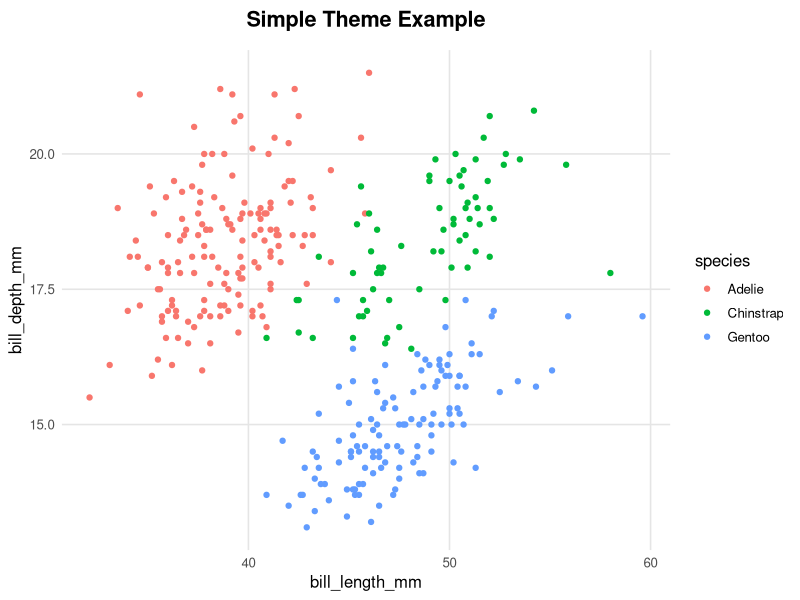
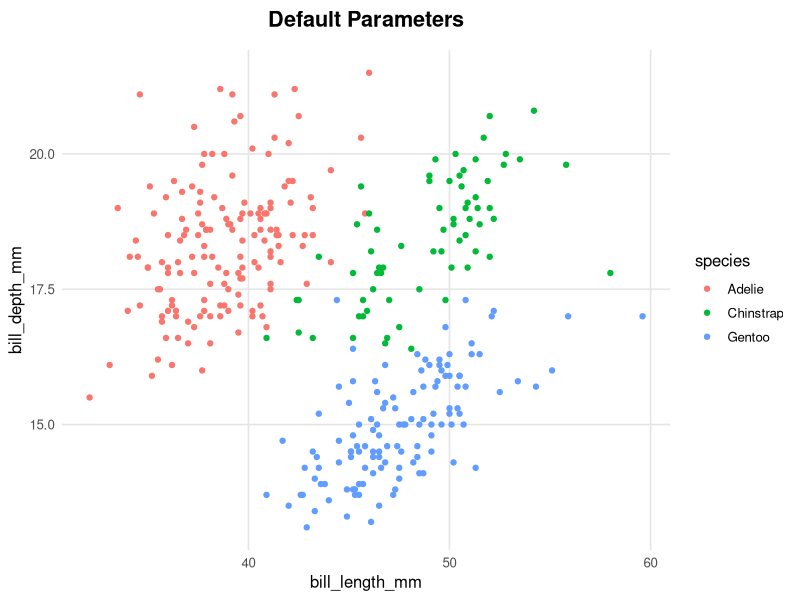
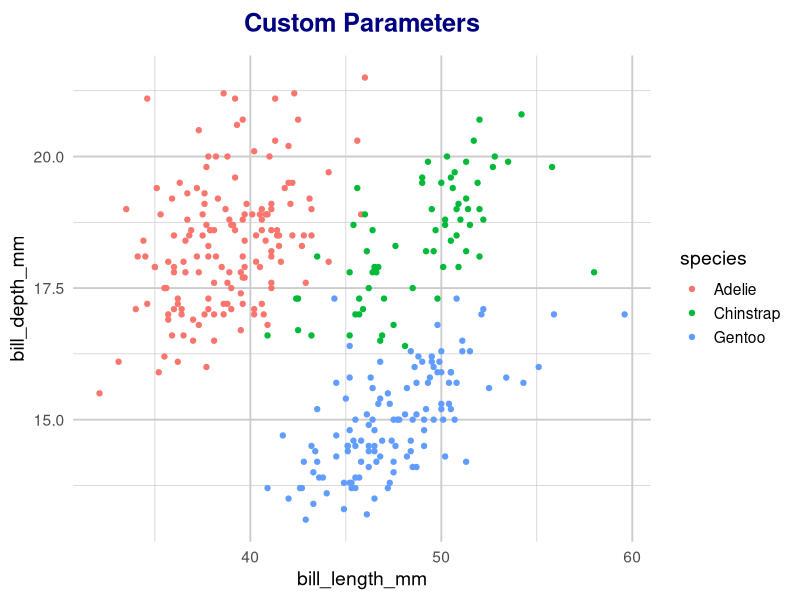
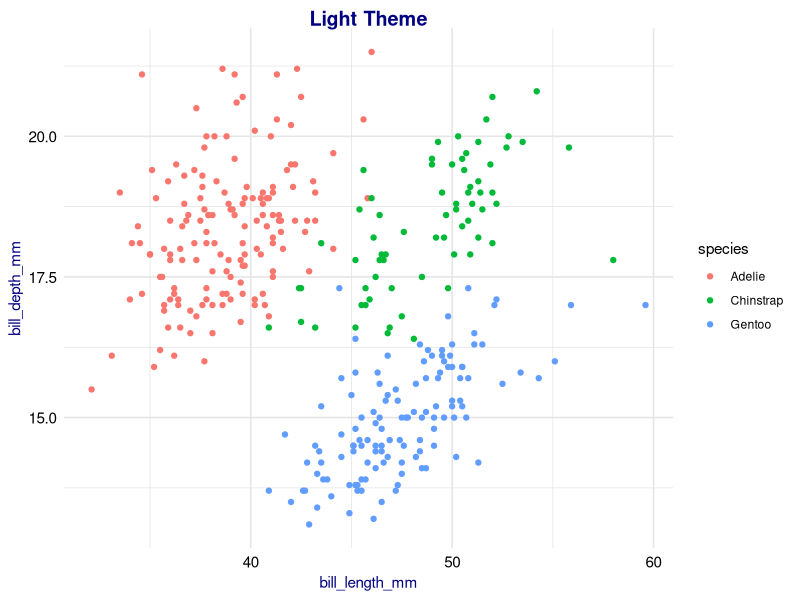
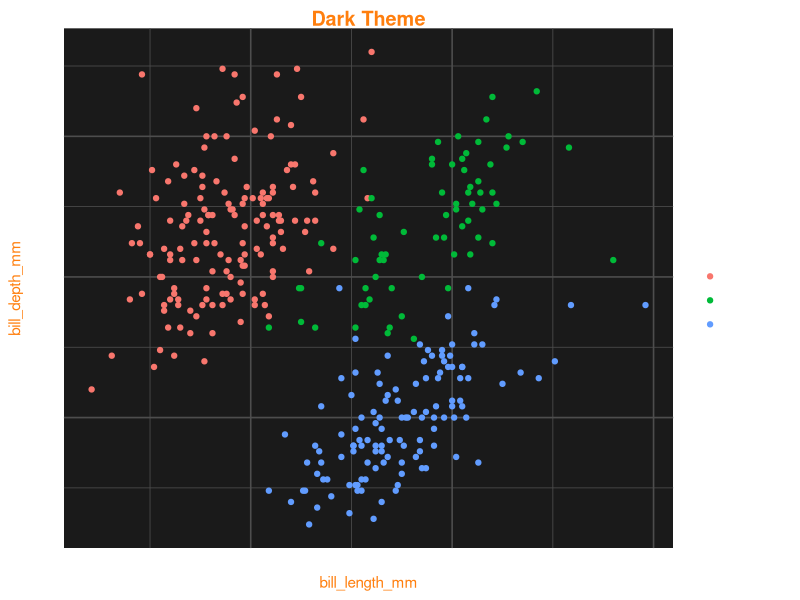
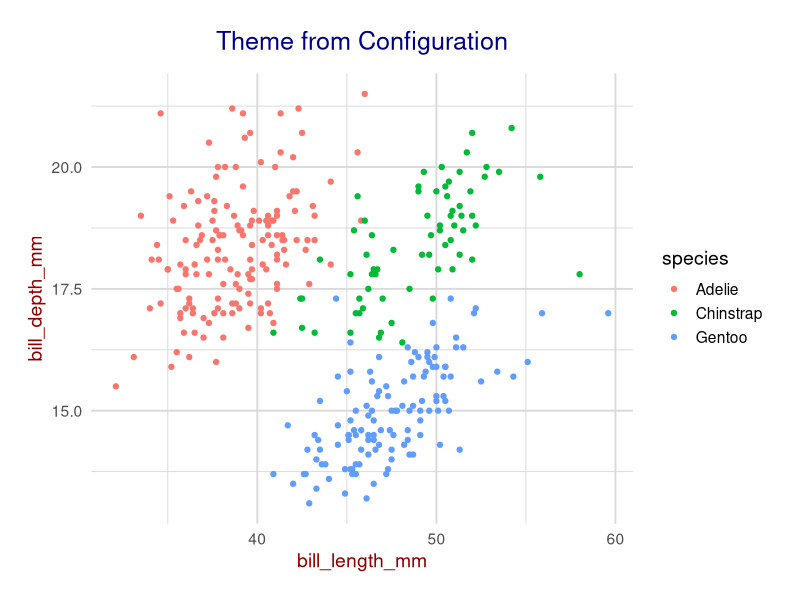
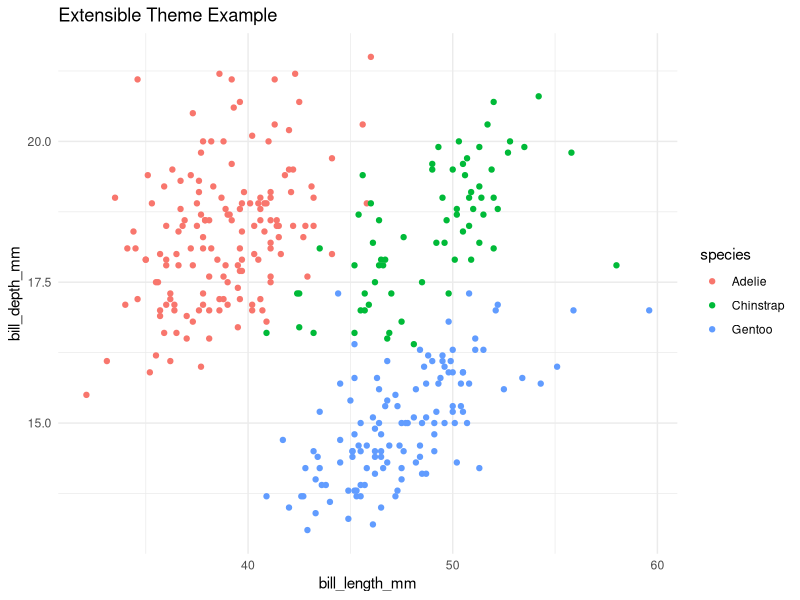

Write the R code that produced these figures, in order.
## ---- chunk 1
#| label: setup
library(tidyverse)
library(palmerpenguins)

# Create a base plot for examples
base_plot <- penguins %>%
  ggplot(aes(x = bill_length_mm, y = bill_depth_mm, color = species)) +
  geom_point()
## ---- chunk 2
#| label: basic-theme
theme_simple <- function(base_size = 12, base_family = "sans") {
  # Always start with a complete theme base
  theme_minimal(
    base_size = base_size,
    base_family = base_family
  ) %+replace%    # Use %+replace% instead of + for proper inheritance
    theme(
      # Text elements
      plot.title = element_text(
        size = rel(1.3),      # Relative sizing
        face = "bold",
        margin = margin(b = 15)
      ),
      # Grid elements
      panel.grid.minor = element_blank(),
      panel.grid.major = element_line(color = "gray90")
    )
}

# Usage
base_plot +
  labs(title = "Simple Theme Example") +
  theme_simple()
## ---- chunk 3
#| label: parameterized-theme
theme_flexible <- function(
    base_size = 12,
    base_family = "sans",
    title_size = rel(1.3),
    title_color = "black",
    grid_color = "gray90",
    show_minor_grid = FALSE
) {
  # Input validation
  stopifnot(
    is.numeric(base_size),
    is.character(base_family),
    is.numeric(title_size) || inherits(title_size, "rel"),
    is.character(title_color),
    is.character(grid_color),
    is.logical(show_minor_grid)
  )
  
  # Create theme
  theme_minimal(
    base_size = base_size,
    base_family = base_family
  ) %+replace%
    theme(
      plot.title = element_text(
        size = title_size,
        color = title_color,
        face = "bold",
        margin = margin(b = 15)
      ),
      panel.grid.major = element_line(color = grid_color),
      panel.grid.minor = if (show_minor_grid) {
        element_line(color = grid_color, linewidth = 0.25)
      } else {
        element_blank()
      }
    )
}

# Usage examples
base_plot +
  labs(title = "Default Parameters") +
  theme_flexible()

base_plot +
  labs(title = "Custom Parameters") +
  theme_flexible(
    base_size = 14,
    title_color = "navy",
    grid_color = "gray80",
    show_minor_grid = TRUE
  )
## ---- chunk 4
#| label: robust-theme
theme_robust <- function(
    base_size = 12,
    style = c("light", "dark"),
    accent_color = "#1f77b4"
) {
  # Match and validate style argument
  style <- match.arg(style)
  
  # Validate color input
  is_valid_color <- function(x) {
    tryCatch({
      is.character(x) && 
        (grepl("^#[0-9A-Fa-f]{6}$", x) || x %in% colors())
    }, error = function(e) FALSE)
  }
  
  if (!is_valid_color(accent_color)) {
    stop("Invalid accent color. Use hex code or R color name.")
  }
  
  # Define style-specific parameters
  if (style == "light") {
    bg_color <- "white"
    text_color <- "black"
    grid_color <- "gray90"
  } else {
    bg_color <- "gray10"
    text_color <- "white"
    grid_color <- "gray30"
  }
  
  # Create theme with error handling
  tryCatch({
    theme_minimal(
      base_size = base_size
    ) %+replace%
    theme(
      # Text elements
      text = element_text(color = text_color),
      plot.title = element_text(
        color = accent_color,
        size = rel(1.3),
        face = "bold"
      ),
      # Panel elements
      panel.background = element_rect(fill = bg_color, color = NA),
      panel.grid = element_line(color = grid_color),
      # Axis elements
      axis.text = element_text(color = text_color),
      axis.title = element_text(color = accent_color)
    )
  }, error = function(e) {
    warning("Theme creation failed. Falling back to theme_minimal().")
    theme_minimal(base_size = base_size)
  })
}

# Usage
base_plot +
  labs(title = "Light Theme") +
  theme_robust(style = "light", accent_color = "navy")

base_plot +
  labs(title = "Dark Theme") +
  theme_robust(style = "dark", accent_color = "#ff7f0e")
## ---- chunk 5
#| label: config-theme
# Define configuration object
create_theme_config <- function(
    base_size = 12,
    colors = list(
      primary = "#1f77b4",
      secondary = "#ff7f0e",
      text = "black",
      grid = "gray90"
    ),
    fonts = list(
      base = "sans",
      title = "sans",
      axis = "sans"
    ),
    spacing = list(
      title_margin = 15,
      axis_margin = 10,
      plot_margin = 20
    )
) {
  # Validate configuration
  stopifnot(
    is.numeric(base_size),
    is.list(colors),
    is.list(fonts),
    is.list(spacing)
  )
  
  # Return validated config
  list(
    base_size = base_size,
    colors = colors,
    fonts = fonts,
    spacing = spacing
  )
}

theme_from_config <- function(config) {
  # Validate config object
  if (!all(c("base_size", "colors", "fonts", "spacing") %in% names(config))) {
    stop("Invalid config object")
  }
  
  theme_minimal(
    base_size = config$base_size,
    base_family = config$fonts$base
  ) %+replace%
    theme(
      # Text elements
      plot.title = element_text(
        family = config$fonts$title,
        color = config$colors$primary,
        size = rel(1.3),
        margin = margin(b = config$spacing$title_margin)
      ),
      axis.title = element_text(
        family = config$fonts$axis,
        color = config$colors$secondary,
        margin = margin(t = config$spacing$axis_margin)
      ),
      # Grid elements
      panel.grid = element_line(color = config$colors$grid),
      # Margins
      plot.margin = margin(
        t = config$spacing$plot_margin,
        r = config$spacing$plot_margin,
        b = config$spacing$plot_margin,
        l = config$spacing$plot_margin
      )
    )
}

# Usage
my_config <- create_theme_config(
  base_size = 14,
  colors = list(
    primary = "navy",
    secondary = "darkred",
    text = "black",
    grid = "gray85"
  )
)

base_plot +
  labs(title = "Theme from Configuration") +
  theme_from_config(my_config)
## ---- chunk 6
#| label: extensible-theme
# Create a theme function with modifiable components
create_extensible_theme <- function() {
  # Base theme creation
  base <- theme_minimal()
  
  # List of modification functions
  modifications <- list()
  
  # Function to add modifications
  add_modification <- function(name, func) {
    modifications[[name]] <- func
    return(environment())
  }
  
  # Function to build final theme
  build <- function() {
    result <- base
    for (mod in modifications) {
      result <- result + mod()
    }
    return(result)
  }
  
  # Return environment with methods
  environment()
}

# Usage
my_theme <- create_extensible_theme()
my_theme$add_modification("titles", function() {
  theme(
    plot.title = element_text(face = "bold", size = 14)
  )
})
my_theme$add_modification("grid", function() {
  theme(
    panel.grid.minor = element_blank()
  )
})

base_plot +
  labs(title = "Extensible Theme Example") +
  my_theme$build()
## ---- chunk 7
#| label: input-validation
validate_theme_inputs <- function(
    base_size,
    font_family,
    colors
) {
  # Check numeric inputs
  if (!is.numeric(base_size) || base_size <= 0) {
    stop("base_size must be a positive number")
  }
  
  # Check font family
  if (!is.character(font_family) || length(font_family) != 1) {
    stop("font_family must be a single character string")
  }
  
  # Check colors
  sapply(colors, function(color) {
    if (!is_valid_color(color)) {
      stop(sprintf("Invalid color: %s", color))
    }
  })
  
  # Return validated inputs
  list(
    base_size = base_size,
    font_family = font_family,
    colors = colors
  )
}
## ---- chunk 8
#| label: documentation
#' Create a custom theme for corporate plots
#'
#' @param base_size Base font size
#' @param style Either "light" or "dark"
#' @param accent_color Primary color for emphasis
#'
#' @return A ggplot2 theme object
#' @examples
#' ggplot(data) + theme_corporate()
#' ggplot(data) + theme_corporate(style = "dark")
theme_corporate <- function(
    base_size = 12,
    style = c("light", "dark"),
    accent_color = "#1f77b4"
) {
  # Function body as before
}
## ---- chunk 9
#| label: version-control
theme_versioned <- function(version = "1.0") {
  if (version == "1.0") {
    theme_minimal()
  } else if (version == "2.0") {
    theme_minimal() + 
      theme(text = element_text(size = 12))
  } else {
    warning("Unknown version, using latest")
    theme_minimal()
  }
}
